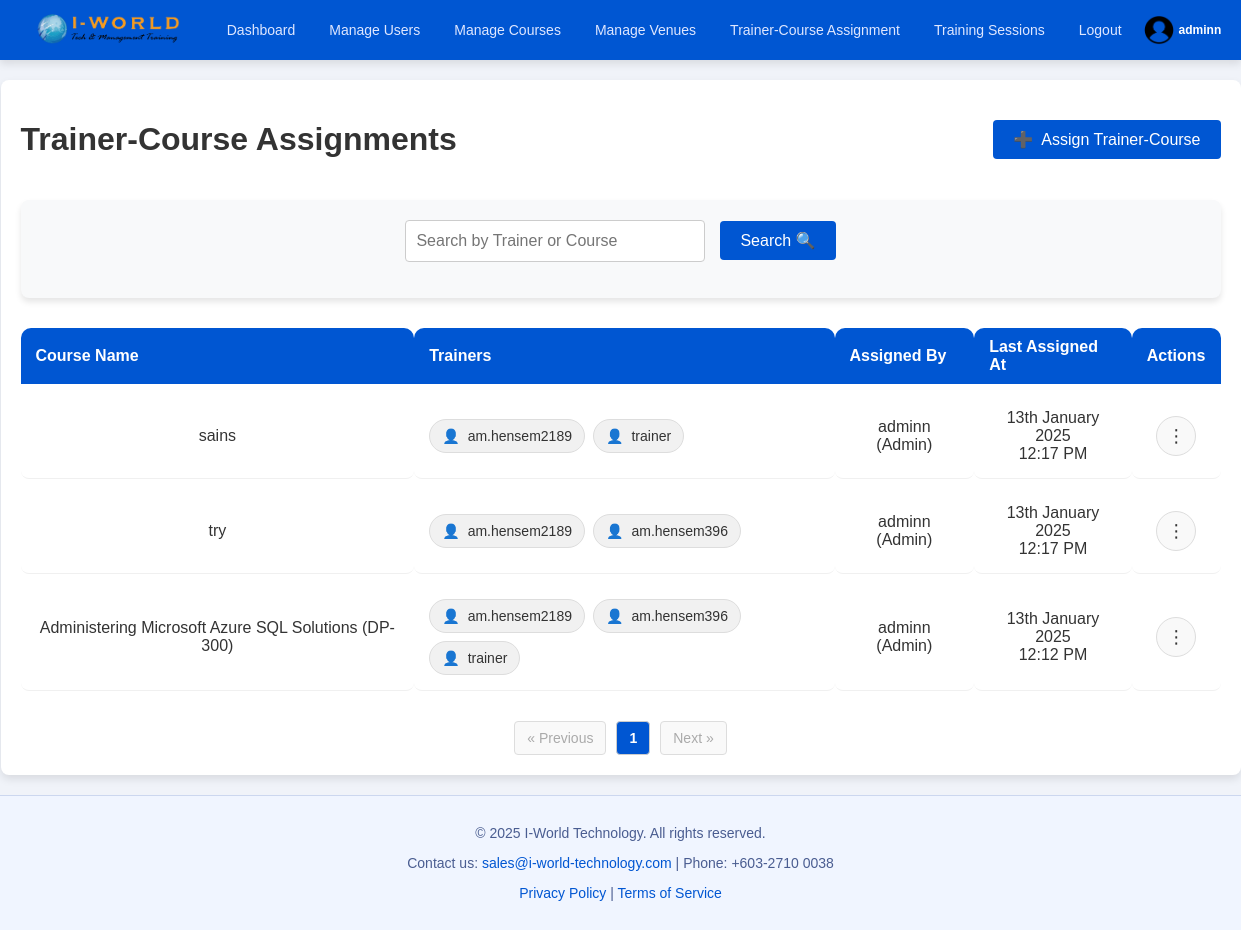
The app's page /trainer_course_assignments.php (signed in) with its own data.
### tables this page shows
CREATE TABLE `users` (
  `id` int(11) NOT NULL,
  `username` varchar(50) NOT NULL,
  `first_name` varchar(50) NOT NULL,
  `last_name` varchar(50) NOT NULL,
  `password` varchar(255) NOT NULL,
  `email` varchar(100) NOT NULL,
  `role_id` int(11) NOT NULL,
  `created_at` timestamp NOT NULL DEFAULT current_timestamp(),
  `created_by` int(11) DEFAULT NULL,
  `phone_number` varchar(15) DEFAULT NULL
);

### trainer_course_assignments.php (the view, shortened to what this page needs)
<?php
require_once 'config.php';
include 'navbar.php';
$limit = 10;
$page = isset($_GET['page']) && is_numeric($_GET['page']) ? intval($_GET['page']) : 1;
$offset = ($page - 1) * $limit;
$searchQuery = isset($_GET['search']) ? trim($_GET['search']) : '';
$countQuery = $conn->prepare(
    "SELECT COUNT(DISTINCT c.course_name) AS total
    FROM course_assignments a
    JOIN courses c ON a.course_id = c.id
    JOIN users t ON a.trainer_id = t.id
    WHERE c.course_name LIKE CONCAT('%', ?, '%') OR t.username LIKE CONCAT('%', ?, '%')"
);
$countQuery->bind_param('ss', $searchQuery, $searchQuery);
$countQuery->execute();
$totalRecords = $countQuery->get_result()->fetch_assoc()['total'];
$totalPages = ceil($totalRecords / $limit);
$query = $conn->prepare(
    "SELECT
        c.course_name,
        GROUP_CONCAT(t.username SEPARATOR ', ') AS trainers,
        u.username AS assigned_by,
        r.role_name AS assigned_by_role,
        MAX(a.assigned_at) AS latest_assigned_at
    FROM course_assignments a
    JOIN courses c ON a.course_id = c.id
    JOIN users t ON a.trainer_id = t.id
    JOIN users u ON a.assigned_by = u.id
    JOIN roles r ON u.role_id = r.id
    WHERE c.course_name LIKE CONCAT('%', ?, '%') OR t.username LIKE CONCAT('%', ?, '%')
    GROUP BY c.course_name, u.username, r.role_name
    ORDER BY latest_assigned_at DESC
    LIMIT ? OFFSET ?"
);
$query->bind_param('ssii', $searchQuery, $searchQuery, $limit, $offset);
$query->execute();
$result = $query->get_result();
?>
<!DOCTYPE html>
<html lang="en">
<head>
    <link rel="stylesheet" href="styles.css">
</head>
<body>
<div id="manage-courses" class="container">
    <div class="header">
        <h1>Trainer-Course Assignments</h1>
        <button class="create-user-btn" onclick="window.location.href='assignments.php'">
            <span class="icon">➕</span> Assign Trainer-Course
        </button>
    </div>
    <div class="filter-search-container">
        <form method="GET" class="filter-search-form">
            <input type="text" name="search" class="search-bar" placeholder="Search by Trainer or Course" value="<?php echo htmlspecialchars($searchQuery); ?>">
            <button type="submit" class="btn btn-primary">Search 🔍</button>
        </form>
    </div>
    <table class="table-modern">
        <thead>
            <tr>
                <th>Course Name</th>
                <th>Trainers</th>
                <th>Assigned By</th>
                <th>Last Assigned At</th>
                <th>Actions</th>
            </tr>
        </thead>
        <tbody>
            <?php if ($result->num_rows > 0): ?>
                <?php while ($row = $result->fetch_assoc()): ?>
                    <tr>
                        <td><?php echo htmlspecialchars($row['course_name']); ?></td>
                        <td>
                            <div class="trainer-chips">
                                <?php
                                $trainers = explode(', ', $row['trainers']);
                                $trainerQuery = $conn->prepare("SELECT id, username FROM users WHERE username IN ('" . implode("','", $trainers) . "')");
                                $trainerQuery->execute();
                                $trainerResult = $trainerQuery->get_result();
                                while ($trainer = $trainerResult->fetch_assoc()): ?>
                                    <a href="user_details.php?id=<?php echo $trainer['id']; ?>" class="chip">
                                        <?php echo htmlspecialchars($trainer['username']); ?>
                                    </a>
                                <?php endwhile; ?>
                            </div>
                        </td>
                        <td>
                            <?php
                                echo htmlspecialchars($row['assigned_by']) . ' (' . htmlspecialchars($row['assigned_by_role']) . ')';
                            ?>
                        </td>
                        <td>
                            <?php
                            $formattedDate = date('jS F Y, h:i A', strtotime($row['latest_assigned_at']));
                            echo str_replace(', ', '<br>', $formattedDate);
                            ?>
                        </td>
                        <td>
                            <div class="action-dropdown">
                                <button class="action-btn">⋮</button>
                            </div>
                        </td>
                    </tr>
                <?php endwhile; ?>
            <?php else: ?>
                <tr>
                    <td colspan="5">No assignments found.</td>
                </tr>
            <?php endif; ?>
        </tbody>
    </table>
    <div class="pagination">
        <?php if ($page > 1): ?>
            <a href="?search=<?php echo urlencode($searchQuery); ?>&page=<?php echo $page - 1; ?>" class="btn">&laquo; Previous</a>
        <?php else: ?>
            <span class="btn btn-disabled">&laquo; Previous</span>
        <?php endif; ?>
        <?php for ($i = 1; $i <= $totalPages; $i++): ?>
            <a href="?search=<?php echo urlencode($searchQuery); ?>&page=<?php echo $i; ?>" class="btn <?php echo ($i == $page) ? 'btn-active' : ''; ?>">
                <?php echo $i; ?>
            </a>
        <?php endfor; ?>
        <?php if ($page < $totalPages): ?>
            <a href="?search=<?php echo urlencode($searchQuery); ?>&page=<?php echo $page + 1; ?>" class="btn">Next &raquo;</a>
        <?php else: ?>
            <span class="btn btn-disabled">Next &raquo;</span>
        <?php endif; ?>
    </div>
</div>
<?php include 'footer.php'; ?>
</body>
</html>

### styles.css (style rules this page uses)
body { font-family: 'Arial', sans-serif; margin: 0; padding: 0; background-color: #f0f3f9; color: #333; }
.btn { background-color: #0056d2; color: white; padding: 10px 20px; font-size: 16px; border: none; border-radius: 4px; cursor: pointer; transition: background-color 0.3s ease; }
.btn.btn-disabled { background-color: #ccc; color: #666; cursor: not-allowed; pointer-events: none; padding: 10px 15px; font-size: 14px; text-align: center; border-radius: 4px; display: inline-block; }
button { background-color: #0056d2; color: #fff; padding: 10px 15px; border: none; border-radius: 4px; font-size: 16px; cursor: pointer; transition: background-color 0.3s ease; }
table thead th { background-color: #0056d2; color: #ffffff; padding: 10px; text-align: center; border: none; }
.filter-search-container { margin: 20px 0; padding: 20px; border-radius: 8px; background: #f8f9fa; box-shadow: 0 4px 6px rgba(0, 0, 0, 0.1); display: flex; justify-content: center; align-items: center; }
.filter-search-form { display: flex; flex-wrap: wrap; justify-content: center; align-items: center; gap: 15px; width: 100%; }
.filter-search-form .search-bar { flex: 1; padding: 10px; font-size: 16px; border: 1px solid #ccc; border-radius: 4px; max-width: 300px; }
.filter-search-form .btn-primary { padding: 10px 20px; font-size: 16px; color: #fff; background-color: #0056d2; border: none; border-radius: 4px; cursor: pointer; transition: background-color 0.3s ease; }
.container { margin: 20px auto; padding: 20px; max-width: 1200px; background-color: #fff; border-radius: 8px; box-shadow: 0 4px 8px rgba(0, 0, 0, 0.1); }
.header { display: flex; justify-content: space-between; align-items: center; margin-bottom: 20px; }
.create-user-btn { background-color: #0056d2; color: white; padding: 10px 20px; font-size: 16px; border: none; border-radius: 4px; cursor: pointer; display: flex; align-items: center; justify-content: center; transition: background-color 0.3s ease; }
.create-user-btn .icon { margin-right: 8px; }
.search-bar { flex: 1; width: 300px; max-width: 90%; padding: 10px; height: 42px; font-size: 16px; border: 1px solid #ccc; border-radius: 4px; box-sizing: border-box; }
.pagination { display: flex; justify-content: center; align-items: center; gap: 10px; margin-top: 20px; }
.pagination .btn { padding: 8px 12px; font-size: 14px; color: #0056d2; background-color: #ffffff; border: 1px solid #ccc; border-radius: 4px; text-decoration: none; transition: background-color 0.3s ease, color 0.3s ease; }
.pagination .btn-active { background-color: #0056d2; color: #ffffff; font-weight: bold; }
.pagination .btn-disabled { color: #aaa; background-color: #f9f9f9; border: 1px solid #ddd; pointer-events: none; cursor: not-allowed; }
.table-modern { width: 100%; border-collapse: separate; border-spacing: 0 10px; margin: 20px 0; font-size: 16px; text-align: left; }
table thead th, .assigned-courses-table th { background-color: #0056d2 !important; color: #ffffff !important; padding: 10px; text-align: center; border: none; }
.table-modern th, .table-modern td, .assigned-courses-table th, .assigned-courses-table td { text-align: center; vertical-align: middle; }
.table-modern th, .assigned-courses-table th { text-align: center; vertical-align: middle; }
.table-modern th { background-color: #0056d2; color: white; padding: 10px 15px; text-align: left; border-radius: 10px 10px 0 0; }
.table-modern td { background-color: white; padding: 15px; border-bottom: 1px solid #f0f0f0; border-radius: 8px; vertical-align: middle; text-align: center; vertical-align: middle; }
.action-dropdown { position: relative; }
.action-btn { width: 40px; height: 40px; font-size: 18px; background: #f9f9f9; border: 1px solid #ddd; border-radius: 50%; display: flex; align-items: center; justify-content: center; color: #333; cursor: pointer; margin: auto; transition: background-color 0.3s ease, color 0.3s ease; }
td:last-child { text-align: center; vertical-align: middle; }
.trainer-chips { display: flex; flex-wrap: wrap; gap: 8px; }
.chip { display: inline-flex; align-items: center; padding: 8px 12px; font-size: 14px; color: #333; background-color: #f1f1f1; border-radius: 20px; border: 1px solid #ddd; text-decoration: none; transition: background-color 0.3s ease, color 0.3s ease; }
.chip::before { content: "👤"; margin-right: 8px; font-size: 14px; }

### records on screen
users: username "am.hensem2189"
users: username "trainer"
users: username "am.hensem396"

### other values on screen
$username "adminn"
$row['course_name'] "sains"
$row['assigned_by'] "adminn"
$row['assigned_by_role'] "Admin"
str_replace(', ', '<br>', $formattedDate) "13th January 2025 12:17 PM"
$row['course_name'] "try"
$row['course_name'] "Administering Microsoft Azure SQL Solutions (DP-300)"
str_replace(', ', '<br>', $formattedDate) "13th January 2025 12:12 PM"
